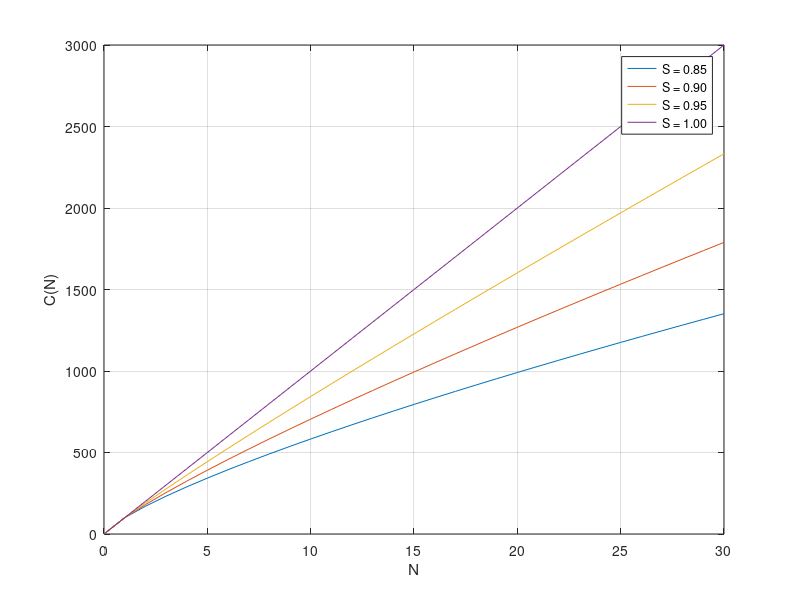
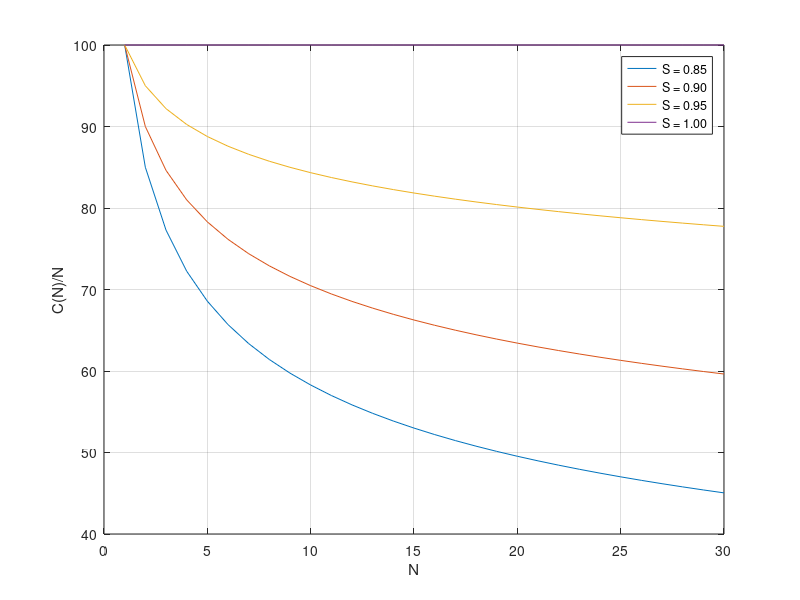

Write the MATLAB code that produced these figures, in order.
%% learning_curve.m
clear all;
close all;

nsats = [0:1:30];
TFU_cost = 100;
RDT = 0;
N = nsats;
S = [0.85 0.90 0.95 1.00];
B1 = 1-log(1/S(1))/log(2);
L1 = N.^B1;
Nunits_cost = TFU_cost.*L1;
Unit_cost1 = TFU_cost.*L1;
Cost = RDT + Nunits_cost;

B2 = 1-log(1/S(2))/log(2);
L2 = N.^B2;
Unit_cost2 = TFU_cost.*L2;

B3 = 1-log(1/S(3))/log(2);
L3 = N.^B3;
Unit_cost3 = TFU_cost.*L3;

B4 = 1-log(1/S(4))/log(2);
L4 = N.^B4;
Unit_cost4 = TFU_cost.*L4;

f = figure;
ax = axes('Parent',f,'FontSize',18);
plot(nsats,Unit_cost1,nsats,Unit_cost2,nsats,Unit_cost3,nsats,Unit_cost4);
% title('Learning curve');
xlabel('N');
ylabel('C(N)');
% axis([0 30 0 1.1E02]);
legend({'S = 0.85','S = 0.90','S = 0.95','S = 1.00'},'Location','Best');
grid on;

f = figure;
ax = axes('Parent',f,'FontSize',18);
plot(nsats,Unit_cost1./N,nsats,Unit_cost2./N,nsats,Unit_cost3./N,nsats,Unit_cost4./N);
% title('Learning curve');
xlabel('N');
ylabel('C(N)/N');
% axis([0 30 0 1.1E02]);
legend({'S = 0.85','S = 0.90','S = 0.95','S = 1.00'},'Location','Best');
grid on;